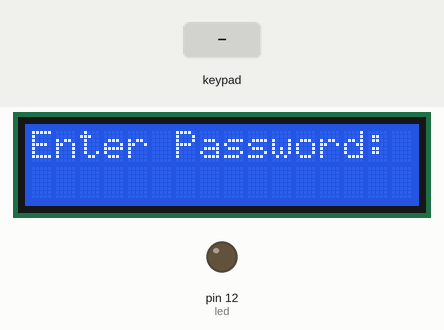
The sketch below on a simulated Arduino Uno, built with avr-gcc and run on an emulated ATmega328P. Shown: 16×2 character LCD, output pins drawn as LEDs (lit = HIGH). The inputs (shaded band) are chosen by the test bench.

Above: at 1.2 s.
1.3 s: keypad keys 1 2 3 4 pressed 0.4 s apart
At 3.7 s:
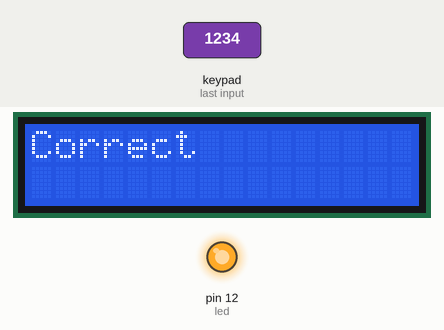
4.4 s: key 'A' pressed
7.4 s: keypad keys 1 2 3 4 # pressed 0.4 s apart
At 9.9 s:
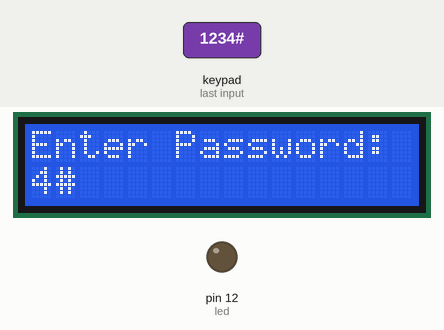
10.9 s: key 'B' pressed
At 12.1 s:
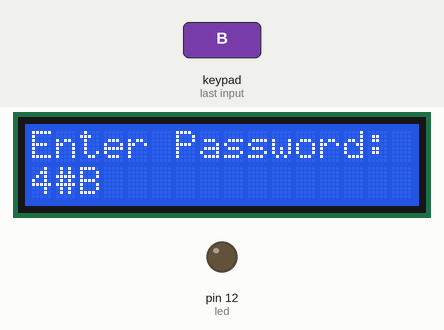
12.4 s: keypad keys 1 0 9 8 7 * pressed 0.4 s apart
At 16.2 s:
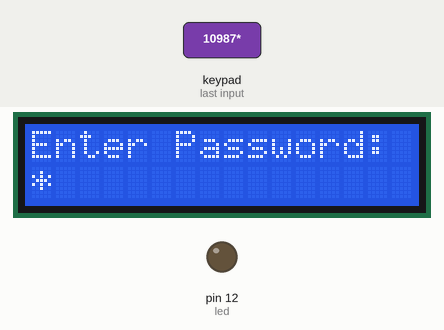
16.5 s: key 'C' pressed
At 17.7 s:
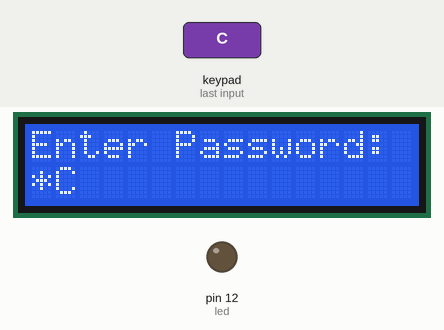
Timing chart, 0 to 19.0 s (numbered marks = the images above; inputs shaded):
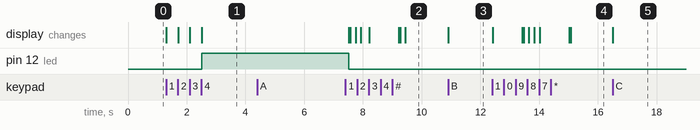

The sketch:

door_lock_with_lcd_display.ino
```cpp
//sketch created by Akshay Joseph
#include <Wire.h>
#include <LiquidCrystal_I2C.h>
#include <Keypad.h>
// Constants for row and column sizes
const byte ROWS = 4;
const byte COLS = 4;
char hexaKeys[ROWS][COLS] = {
  {'1', '2', '3', 'A'},
  {'4', '5', '6', 'B'},
  {'7', '8', '9', 'C'},
  {'*', '0', '#', 'D'}
};
byte rowPins[ROWS] = {10, 9, 8, 7};
byte colPins[COLS] = {6, 5, 4, 3};

LiquidCrystal_I2C lcd(0x27, 16, 2);

Keypad customKeypad = Keypad(makeKeymap(hexaKeys), rowPins, colPins, ROWS, COLS);

// Length of password + 1 for null character
#define Password_Length 5
// Character to hold password input
char Data[Password_Length];
// Password
char Master[Password_Length] = "1234";
int led = 12;
byte data_count = 0;

// Character to hold key input
char customKey;


void setup()
{
  Serial.begin(9600);
  lcd.begin();

  lcd.backlight();


  // Set lockOutput as an OUTPUT pin
  pinMode(led, OUTPUT);

}

void loop()
{
   lcd.setCursor(0, 0);
  lcd.print("Enter Password:");
  char customKey = customKeypad.getKey();


  if (customKey) {
    // Enter keypress into array and increment counter
    Data[data_count] = customKey;
    lcd.setCursor(data_count, 1);
    lcd.print(Data[data_count]);
    data_count++;
  }

  if (data_count == Password_Length - 1) {
    lcd.clear();

    if (!strcmp(Data, Master)) {
      // Password is correct
      lcd.print("Correct");
      // Turn on relay for 5 seconds
      digitalWrite(led, HIGH);
      delay(5000);
      digitalWrite(led, LOW);
    }
    else {
      // Password is incorrect
      lcd.print("Incorrect");
      delay(1000);
    }

    // Clear data and LCD display
    lcd.clear();
    clearData();
  }


}


void clearData() {
  // Go through array and clear data
  while (data_count != 0) {
    Data[data_count--] = 0;
  }
  return;
}
```

Measured:
- after the input at 1.3 s, pin 12 (led): LOW → HIGH after 1.2 s; the display: first changes at once (image 1 shows a later state)
- after the input at 4.4 s, every drawn part: stays the same
- after the input at 10.9 s, the display: changes at once (image 3)
- after the input at 12.4 s, the display: first changes at once (image 4 shows a later state)
- after the input at 16.5 s, the display: changes at once (image 5)
